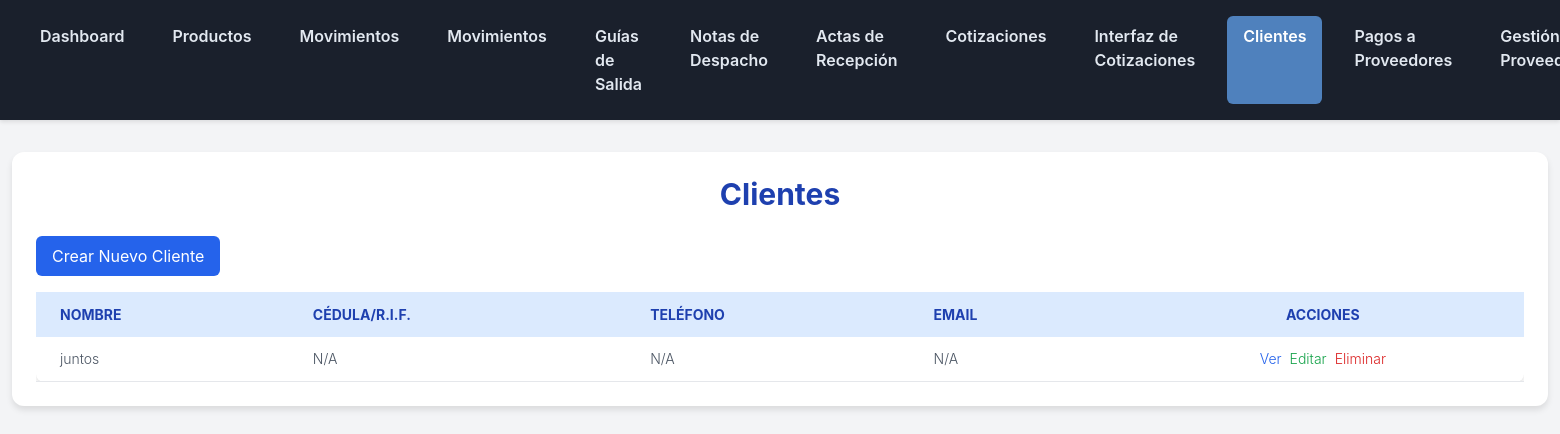
The page /inventario/clientes/ (signed in) on the database its author committed.
### inventario/models.py (models this page shows, shortened)
class Cliente(models.Model):
    nombre = models.CharField(max_length=255, verbose_name="Nombre del Cliente")
    cedula_rif = models.CharField(max_length=20, unique=True, blank=True, null=True, verbose_name="Cédula/R.I.F.")
    direccion = models.TextField(blank=True, verbose_name="Dirección")
    telefono = models.CharField(max_length=20, blank=True, verbose_name="Teléfono")
    email = models.EmailField(blank=True, verbose_name="Email")
    class Meta:
        verbose_name = "Cliente"
        verbose_name_plural = "Clientes"

### inventario/views.py (the view)
# urls.py: path('clientes/', views.ClienteListView.as_view(), name='cliente_list'),
class ClienteListView(LoginRequiredMixin, ListView):
    model = Cliente
    template_name = 'inventario/cliente_list.html'
    context_object_name = 'clientes'
    ordering = ['nombre']

### inventario/templates/inventario/cliente_list.html (shortened to what this page needs)
{% extends 'inventario/base.html' %}
{% block content %}
    <h1 class="text-3xl font-bold text-center mb-6 text-blue-800">Clientes</h1>
    <div class="mt-4">
        <a href="{% url 'inventario:cliente_create' %}" class="btn-primary inline-block mb-4 px-4 py-2 bg-blue-600 text-white rounded-md hover:bg-blue-700">Crear Nuevo Cliente</a>
    </div>
    <div class="overflow-x-auto">
        <table class="min-w-full bg-white rounded-lg shadow-md">
            <thead>
                <tr class="bg-blue-100 text-blue-800 uppercase text-sm leading-normal">
                    <th class="py-3 px-6 text-left">Nombre</th>
                    <th class="py-3 px-6 text-left">Cédula/R.I.F.</th>
                    <th class="py-3 px-6 text-left">Teléfono</th>
                    <th class="py-3 px-6 text-left">Email</th>
                    <th class="py-3 px-6 text-center">Acciones</th>
                </tr>
            </thead>
            <tbody class="text-gray-600 text-sm font-light">
                {% for cliente in clientes %}
                <tr class="border-b border-gray-200 hover:bg-gray-100">
                    <td class="py-3 px-6 text-left whitespace-nowrap">{{ cliente.nombre }}</td>
                    <td class="py-3 px-6 text-left">{{ cliente.cedula_rif|default:"N/A" }}</td>
                    <td class="py-3 px-6 text-left">{{ cliente.telefono|default:"N/A" }}</td>
                    <td class="py-3 px-6 text-left">{{ cliente.email|default:"N/A" }}</td>
                    <td class="py-3 px-6 text-center">
                        <div class="flex item-center justify-center space-x-2">
                            <a href="{% url 'inventario:cliente_detail' cliente.pk %}" class="text-blue-600 hover:text-blue-900">Ver</a>
                            <a href="{% url 'inventario:cliente_update' cliente.pk %}" class="text-green-600 hover:text-green-900">Editar</a>
                            <a href="{% url 'inventario:cliente_delete' cliente.pk %}" class="text-red-600 hover:text-red-900">Eliminar</a>
                        </div>
                    </td>
                </tr>
                {% empty %}
                <tr>
                    <td colspan="5" class="py-3 px-6 text-center">No hay clientes registrados.</td>
                </tr>
                {% endfor %}
            </tbody>
        </table>
    </div>
{% endblock %}

### inventario/templates/inventario/base.html (style rules this page uses)
body { font-family: 'Inter', sans-serif; background-color: #f3f4f6; color: #333; }

### rows shown on the page
Cliente: nombre "juntos", cedula_rif "N/A", telefono "N/A", email "N/A"
